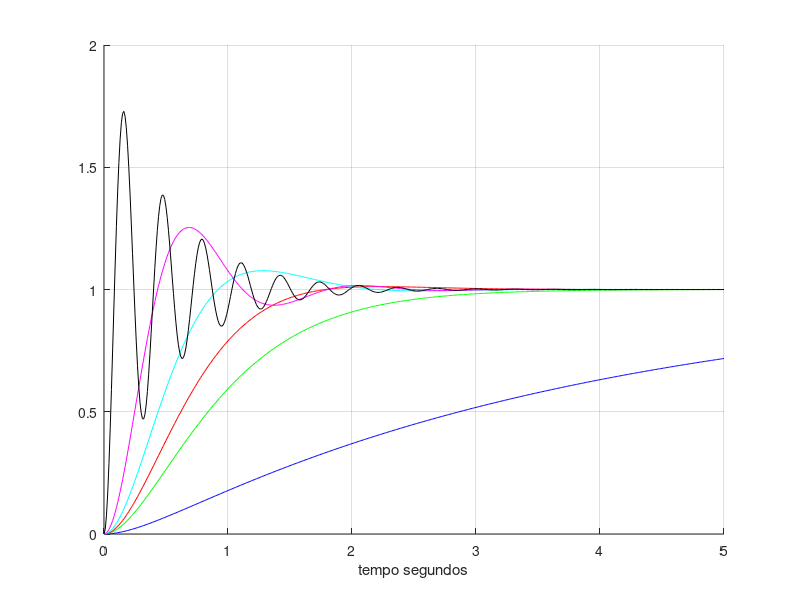

The MATLAB script that drew this image:
% quarta questão

% encontrando a equação de transferencia,

clear all

K = [1 4 6 10 25 400];
t = 0:0.01:5;
cor = ['b', 'g', 'r', 'c', 'm', 'k'];

for c = 1:length(K)
    gs = tf([K(c)], [1 4 K(c)]);
    [y(c,:)] = step(gs, t);
    hold on;
    plot(t, y(c,:), cor(c));
    grid on;
end

xlabel('tempo segundos');


